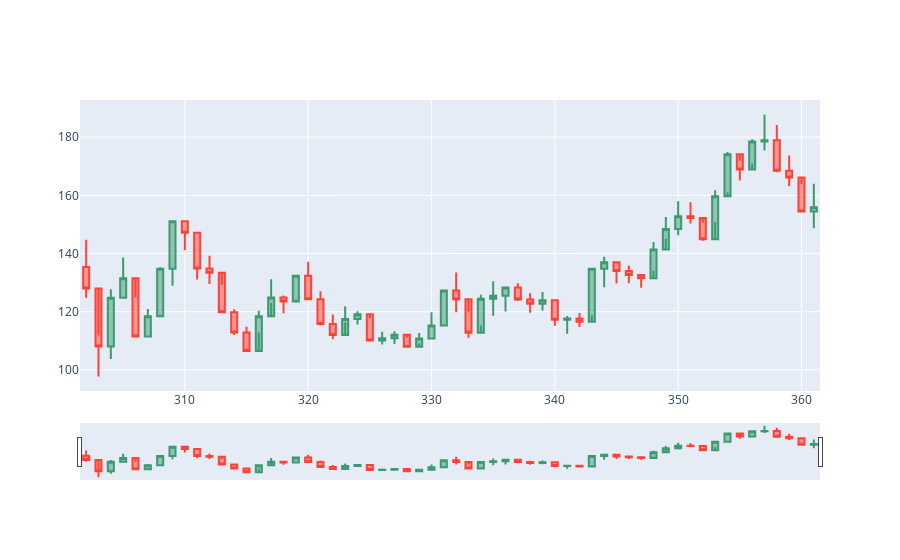

The notebook cell saved with this chart:
### Code cell
fib = fib.tail(60)

fig = go.Figure(data=[go.Candlestick(x=fib.index,
                open=fib['new_open'],
                high=fib['High'],
                low=fib['Low'],
                close=fib['Close'])])
fig.show();
